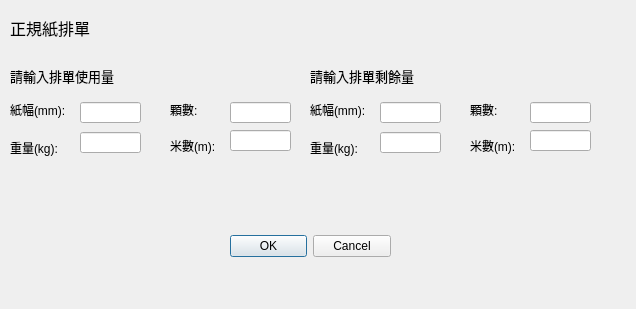
<?xml version="1.0" encoding="UTF-8"?>
<ui version="4.0">
 <class>PaperScheduleDialog</class>
 <widget class="QDialog" name="PaperScheduleDialog">
  <property name="geometry">
   <rect>
    <x>0</x>
    <y>0</y>
    <width>636</width>
    <height>309</height>
   </rect>
  </property>
  <property name="sizePolicy">
   <sizepolicy hsizetype="Fixed" vsizetype="Fixed">
    <horstretch>0</horstretch>
    <verstretch>0</verstretch>
   </sizepolicy>
  </property>
  <property name="windowTitle">
   <string>正規紙排單</string>
  </property>
  <widget class="QDialogButtonBox" name="paperInputButtonBox">
   <property name="geometry">
    <rect>
     <x>230</x>
     <y>230</y>
     <width>161</width>
     <height>32</height>
    </rect>
   </property>
   <property name="orientation">
    <enum>Qt::Horizontal</enum>
   </property>
   <property name="standardButtons">
    <set>QDialogButtonBox::Cancel|QDialogButtonBox::Ok</set>
   </property>
  </widget>
  <widget class="QLabel" name="paperLength">
   <property name="geometry">
    <rect>
     <x>170</x>
     <y>130</y>
     <width>51</width>
     <height>31</height>
    </rect>
   </property>
   <property name="text">
    <string>米數(m):</string>
   </property>
  </widget>
  <widget class="QLineEdit" name="paperWeightEdit">
   <property name="geometry">
    <rect>
     <x>80</x>
     <y>132</y>
     <width>61</width>
     <height>21</height>
    </rect>
   </property>
   <property name="sizePolicy">
    <sizepolicy hsizetype="Fixed" vsizetype="Fixed">
     <horstretch>0</horstretch>
     <verstretch>0</verstretch>
    </sizepolicy>
   </property>
   <property name="minimumSize">
    <size>
     <width>0</width>
     <height>0</height>
    </size>
   </property>
   <property name="maximumSize">
    <size>
     <width>110</width>
     <height>16777215</height>
    </size>
   </property>
   <property name="focusPolicy">
    <enum>Qt::ClickFocus</enum>
   </property>
   <property name="inputMask">
    <string/>
   </property>
   <property name="text">
    <string/>
   </property>
   <property name="maxLength">
    <number>32767</number>
   </property>
   <property name="cursorPosition">
    <number>0</number>
   </property>
   <property name="dragEnabled">
    <bool>false</bool>
   </property>
   <property name="cursorMoveStyle">
    <enum>Qt::LogicalMoveStyle</enum>
   </property>
   <property name="clearButtonEnabled" stdset="0">
    <bool>false</bool>
   </property>
  </widget>
  <widget class="QLabel" name="paperRollNumber">
   <property name="geometry">
    <rect>
     <x>170</x>
     <y>90</y>
     <width>31</width>
     <height>41</height>
    </rect>
   </property>
   <property name="text">
    <string>&lt;html&gt;&lt;head/&gt;&lt;body&gt;&lt;p&gt;顆數:&lt;/p&gt;&lt;/body&gt;&lt;/html&gt;</string>
   </property>
   <property name="alignment">
    <set>Qt::AlignLeading|Qt::AlignLeft|Qt::AlignVCenter</set>
   </property>
  </widget>
  <widget class="QLineEdit" name="paperLengthEdit">
   <property name="geometry">
    <rect>
     <x>230</x>
     <y>130</y>
     <width>61</width>
     <height>21</height>
    </rect>
   </property>
   <property name="sizePolicy">
    <sizepolicy hsizetype="Fixed" vsizetype="Fixed">
     <horstretch>0</horstretch>
     <verstretch>0</verstretch>
    </sizepolicy>
   </property>
   <property name="minimumSize">
    <size>
     <width>0</width>
     <height>0</height>
    </size>
   </property>
   <property name="maximumSize">
    <size>
     <width>110</width>
     <height>16777215</height>
    </size>
   </property>
   <property name="focusPolicy">
    <enum>Qt::ClickFocus</enum>
   </property>
   <property name="inputMask">
    <string/>
   </property>
   <property name="text">
    <string/>
   </property>
   <property name="maxLength">
    <number>32767</number>
   </property>
   <property name="cursorPosition">
    <number>0</number>
   </property>
   <property name="dragEnabled">
    <bool>false</bool>
   </property>
   <property name="cursorMoveStyle">
    <enum>Qt::LogicalMoveStyle</enum>
   </property>
   <property name="clearButtonEnabled" stdset="0">
    <bool>false</bool>
   </property>
  </widget>
  <widget class="QLabel" name="paperScheduleTitle">
   <property name="geometry">
    <rect>
     <x>10</x>
     <y>12</y>
     <width>81</width>
     <height>31</height>
    </rect>
   </property>
   <property name="font">
    <font>
     <pointsize>12</pointsize>
    </font>
   </property>
   <property name="text">
    <string>正規紙排單</string>
   </property>
   <property name="alignment">
    <set>Qt::AlignLeading|Qt::AlignLeft|Qt::AlignVCenter</set>
   </property>
  </widget>
  <widget class="QLabel" name="paperWeight">
   <property name="geometry">
    <rect>
     <x>10</x>
     <y>132</y>
     <width>51</width>
     <height>31</height>
    </rect>
   </property>
   <property name="text">
    <string>重量(kg):</string>
   </property>
  </widget>
  <widget class="QLineEdit" name="paperWidthEdit">
   <property name="geometry">
    <rect>
     <x>80</x>
     <y>102</y>
     <width>61</width>
     <height>21</height>
    </rect>
   </property>
   <property name="sizePolicy">
    <sizepolicy hsizetype="Fixed" vsizetype="Fixed">
     <horstretch>0</horstretch>
     <verstretch>0</verstretch>
    </sizepolicy>
   </property>
   <property name="minimumSize">
    <size>
     <width>0</width>
     <height>0</height>
    </size>
   </property>
   <property name="maximumSize">
    <size>
     <width>110</width>
     <height>16777215</height>
    </size>
   </property>
   <property name="focusPolicy">
    <enum>Qt::ClickFocus</enum>
   </property>
   <property name="inputMask">
    <string/>
   </property>
   <property name="text">
    <string/>
   </property>
   <property name="maxLength">
    <number>32767</number>
   </property>
   <property name="cursorPosition">
    <number>0</number>
   </property>
   <property name="dragEnabled">
    <bool>false</bool>
   </property>
   <property name="cursorMoveStyle">
    <enum>Qt::LogicalMoveStyle</enum>
   </property>
   <property name="clearButtonEnabled" stdset="0">
    <bool>false</bool>
   </property>
  </widget>
  <widget class="QLineEdit" name="paperRollNumberEdit">
   <property name="geometry">
    <rect>
     <x>230</x>
     <y>102</y>
     <width>61</width>
     <height>21</height>
    </rect>
   </property>
   <property name="sizePolicy">
    <sizepolicy hsizetype="Fixed" vsizetype="Fixed">
     <horstretch>0</horstretch>
     <verstretch>0</verstretch>
    </sizepolicy>
   </property>
   <property name="minimumSize">
    <size>
     <width>0</width>
     <height>0</height>
    </size>
   </property>
   <property name="maximumSize">
    <size>
     <width>110</width>
     <height>16777215</height>
    </size>
   </property>
   <property name="focusPolicy">
    <enum>Qt::ClickFocus</enum>
   </property>
   <property name="inputMask">
    <string/>
   </property>
   <property name="text">
    <string/>
   </property>
   <property name="maxLength">
    <number>32767</number>
   </property>
   <property name="cursorPosition">
    <number>0</number>
   </property>
   <property name="dragEnabled">
    <bool>false</bool>
   </property>
   <property name="cursorMoveStyle">
    <enum>Qt::LogicalMoveStyle</enum>
   </property>
   <property name="clearButtonEnabled" stdset="0">
    <bool>false</bool>
   </property>
  </widget>
  <widget class="QLabel" name="paperWidth">
   <property name="geometry">
    <rect>
     <x>10</x>
     <y>90</y>
     <width>61</width>
     <height>41</height>
    </rect>
   </property>
   <property name="text">
    <string>&lt;html&gt;&lt;head/&gt;&lt;body&gt;&lt;p&gt;紙幅(mm):&lt;/p&gt;&lt;/body&gt;&lt;/html&gt;</string>
   </property>
   <property name="alignment">
    <set>Qt::AlignLeading|Qt::AlignLeft|Qt::AlignVCenter</set>
   </property>
  </widget>
  <widget class="QLabel" name="paperScheduleNotice">
   <property name="geometry">
    <rect>
     <x>10</x>
     <y>60</y>
     <width>141</width>
     <height>31</height>
    </rect>
   </property>
   <property name="font">
    <font>
     <pointsize>10</pointsize>
    </font>
   </property>
   <property name="text">
    <string>請輸入排單使用量</string>
   </property>
   <property name="alignment">
    <set>Qt::AlignLeading|Qt::AlignLeft|Qt::AlignVCenter</set>
   </property>
  </widget>
  <widget class="QLabel" name="paperLength_2">
   <property name="geometry">
    <rect>
     <x>470</x>
     <y>130</y>
     <width>51</width>
     <height>31</height>
    </rect>
   </property>
   <property name="text">
    <string>米數(m):</string>
   </property>
  </widget>
  <widget class="QLabel" name="paperWidth_2">
   <property name="geometry">
    <rect>
     <x>310</x>
     <y>90</y>
     <width>61</width>
     <height>41</height>
    </rect>
   </property>
   <property name="text">
    <string>&lt;html&gt;&lt;head/&gt;&lt;body&gt;&lt;p&gt;紙幅(mm):&lt;/p&gt;&lt;/body&gt;&lt;/html&gt;</string>
   </property>
   <property name="alignment">
    <set>Qt::AlignLeading|Qt::AlignLeft|Qt::AlignVCenter</set>
   </property>
  </widget>
  <widget class="QLineEdit" name="paperRollNumberEdit_2">
   <property name="geometry">
    <rect>
     <x>530</x>
     <y>102</y>
     <width>61</width>
     <height>21</height>
    </rect>
   </property>
   <property name="sizePolicy">
    <sizepolicy hsizetype="Fixed" vsizetype="Fixed">
     <horstretch>0</horstretch>
     <verstretch>0</verstretch>
    </sizepolicy>
   </property>
   <property name="minimumSize">
    <size>
     <width>0</width>
     <height>0</height>
    </size>
   </property>
   <property name="maximumSize">
    <size>
     <width>110</width>
     <height>16777215</height>
    </size>
   </property>
   <property name="focusPolicy">
    <enum>Qt::ClickFocus</enum>
   </property>
   <property name="inputMask">
    <string/>
   </property>
   <property name="text">
    <string/>
   </property>
   <property name="maxLength">
    <number>32767</number>
   </property>
   <property name="cursorPosition">
    <number>0</number>
   </property>
   <property name="dragEnabled">
    <bool>false</bool>
   </property>
   <property name="cursorMoveStyle">
    <enum>Qt::LogicalMoveStyle</enum>
   </property>
   <property name="clearButtonEnabled" stdset="0">
    <bool>false</bool>
   </property>
  </widget>
  <widget class="QLabel" name="paperWeight_2">
   <property name="geometry">
    <rect>
     <x>310</x>
     <y>132</y>
     <width>51</width>
     <height>31</height>
    </rect>
   </property>
   <property name="text">
    <string>重量(kg):</string>
   </property>
  </widget>
  <widget class="QLineEdit" name="paperWeightEdit_2">
   <property name="geometry">
    <rect>
     <x>380</x>
     <y>132</y>
     <width>61</width>
     <height>21</height>
    </rect>
   </property>
   <property name="sizePolicy">
    <sizepolicy hsizetype="Fixed" vsizetype="Fixed">
     <horstretch>0</horstretch>
     <verstretch>0</verstretch>
    </sizepolicy>
   </property>
   <property name="minimumSize">
    <size>
     <width>0</width>
     <height>0</height>
    </size>
   </property>
   <property name="maximumSize">
    <size>
     <width>110</width>
     <height>16777215</height>
    </size>
   </property>
   <property name="focusPolicy">
    <enum>Qt::ClickFocus</enum>
   </property>
   <property name="inputMask">
    <string/>
   </property>
   <property name="text">
    <string/>
   </property>
   <property name="maxLength">
    <number>32767</number>
   </property>
   <property name="cursorPosition">
    <number>0</number>
   </property>
   <property name="dragEnabled">
    <bool>false</bool>
   </property>
   <property name="cursorMoveStyle">
    <enum>Qt::LogicalMoveStyle</enum>
   </property>
   <property name="clearButtonEnabled" stdset="0">
    <bool>false</bool>
   </property>
  </widget>
  <widget class="QLineEdit" name="paperLengthEdit_2">
   <property name="geometry">
    <rect>
     <x>530</x>
     <y>130</y>
     <width>61</width>
     <height>21</height>
    </rect>
   </property>
   <property name="sizePolicy">
    <sizepolicy hsizetype="Fixed" vsizetype="Fixed">
     <horstretch>0</horstretch>
     <verstretch>0</verstretch>
    </sizepolicy>
   </property>
   <property name="minimumSize">
    <size>
     <width>0</width>
     <height>0</height>
    </size>
   </property>
   <property name="maximumSize">
    <size>
     <width>110</width>
     <height>16777215</height>
    </size>
   </property>
   <property name="focusPolicy">
    <enum>Qt::ClickFocus</enum>
   </property>
   <property name="inputMask">
    <string/>
   </property>
   <property name="text">
    <string/>
   </property>
   <property name="maxLength">
    <number>32767</number>
   </property>
   <property name="cursorPosition">
    <number>0</number>
   </property>
   <property name="dragEnabled">
    <bool>false</bool>
   </property>
   <property name="cursorMoveStyle">
    <enum>Qt::LogicalMoveStyle</enum>
   </property>
   <property name="clearButtonEnabled" stdset="0">
    <bool>false</bool>
   </property>
  </widget>
  <widget class="QLabel" name="paperRollNumber_2">
   <property name="geometry">
    <rect>
     <x>470</x>
     <y>90</y>
     <width>31</width>
     <height>41</height>
    </rect>
   </property>
   <property name="text">
    <string>&lt;html&gt;&lt;head/&gt;&lt;body&gt;&lt;p&gt;顆數:&lt;/p&gt;&lt;/body&gt;&lt;/html&gt;</string>
   </property>
   <property name="alignment">
    <set>Qt::AlignLeading|Qt::AlignLeft|Qt::AlignVCenter</set>
   </property>
  </widget>
  <widget class="QLineEdit" name="paperWidthEdit_2">
   <property name="geometry">
    <rect>
     <x>380</x>
     <y>102</y>
     <width>61</width>
     <height>21</height>
    </rect>
   </property>
   <property name="sizePolicy">
    <sizepolicy hsizetype="Fixed" vsizetype="Fixed">
     <horstretch>0</horstretch>
     <verstretch>0</verstretch>
    </sizepolicy>
   </property>
   <property name="minimumSize">
    <size>
     <width>0</width>
     <height>0</height>
    </size>
   </property>
   <property name="maximumSize">
    <size>
     <width>110</width>
     <height>16777215</height>
    </size>
   </property>
   <property name="focusPolicy">
    <enum>Qt::ClickFocus</enum>
   </property>
   <property name="inputMask">
    <string/>
   </property>
   <property name="text">
    <string/>
   </property>
   <property name="maxLength">
    <number>32767</number>
   </property>
   <property name="cursorPosition">
    <number>0</number>
   </property>
   <property name="dragEnabled">
    <bool>false</bool>
   </property>
   <property name="cursorMoveStyle">
    <enum>Qt::LogicalMoveStyle</enum>
   </property>
   <property name="clearButtonEnabled" stdset="0">
    <bool>false</bool>
   </property>
  </widget>
  <widget class="QLabel" name="paperScheduleNotice_2">
   <property name="geometry">
    <rect>
     <x>310</x>
     <y>60</y>
     <width>141</width>
     <height>31</height>
    </rect>
   </property>
   <property name="font">
    <font>
     <pointsize>10</pointsize>
    </font>
   </property>
   <property name="text">
    <string>請輸入排單剩餘量</string>
   </property>
   <property name="alignment">
    <set>Qt::AlignLeading|Qt::AlignLeft|Qt::AlignVCenter</set>
   </property>
  </widget>
 </widget>
 <resources/>
 <connections>
  <connection>
   <sender>paperInputButtonBox</sender>
   <signal>accepted()</signal>
   <receiver>PaperScheduleDialog</receiver>
   <slot>accept()</slot>
   <hints>
    <hint type="sourcelabel">
     <x>248</x>
     <y>254</y>
    </hint>
    <hint type="destinationlabel">
     <x>157</x>
     <y>274</y>
    </hint>
   </hints>
  </connection>
  <connection>
   <sender>paperInputButtonBox</sender>
   <signal>rejected()</signal>
   <receiver>PaperScheduleDialog</receiver>
   <slot>reject()</slot>
   <hints>
    <hint type="sourcelabel">
     <x>316</x>
     <y>260</y>
    </hint>
    <hint type="destinationlabel">
     <x>286</x>
     <y>274</y>
    </hint>
   </hints>
  </connection>
 </connections>
</ui>
